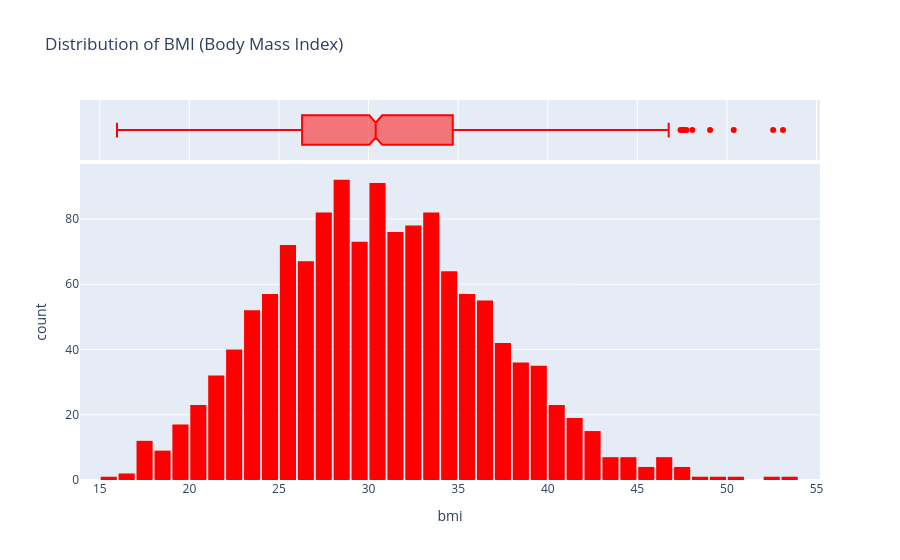

The notebook cell this image was saved under:
### Markdown cell above
### Індекс маси тіла

Давайте подивимося на розподіл ІМТ (Індексу маси тіла) клієнтів, використовуючи гістограму та ящик з вусами.

### Code cell
fig = px.histogram(medical_df,
                   x='bmi',
                   marginal='box',
                   color_discrete_sequence=['red'],
                   title='Distribution of BMI (Body Mass Index)')
fig.update_layout(bargap=0.1)
fig.show()

### Figure 1 — Plotly figure (JSON) as saved in the notebook; plotly's stock layout.template omitted (floating-point values rounded to 4 significant figures; data arrays with more than 128 entries replaced by an {"elided": "..."} marker saying what was removed)
{"data": [{"bingroup": "x", "hovertemplate": "bmi=%{x}<br>count=%{y}<extra></extra>", "legendgroup": "", "marker": {"color": "red", "pattern": {"shape": ""}}, "name": "", "orientation": "v", "showlegend": false, "type": "histogram", "x": {"elided": "1338 float values"}, "xaxis": "x", "yaxis": "y"}, {"hovertemplate": "bmi=%{x}<extra></extra>", "legendgroup": "", "marker": {"color": "red"}, "name": "", "notched": true, "showlegend": false, "type": "box", "x": {"elided": "1338 float values"}, "xaxis": "x2", "yaxis": "y2"}], "layout": {"bargap": 0.1, "barmode": "relative", "legend": {"tracegroupgap": 0}, "title": {"text": "Distribution of BMI (Body Mass Index)"}, "xaxis": {"anchor": "y", "domain": [0, 1], "title": {"text": "bmi"}}, "xaxis2": {"anchor": "y2", "domain": [0, 1], "matches": "x", "showgrid": true, "showticklabels": false}, "yaxis": {"anchor": "x", "domain": [0, 0.8316], "title": {"text": "count"}}, "yaxis2": {"anchor": "x2", "domain": [0.8416, 1], "matches": "y2", "showgrid": false, "showline": false, "showticklabels": false, "ticks": ""}}}
